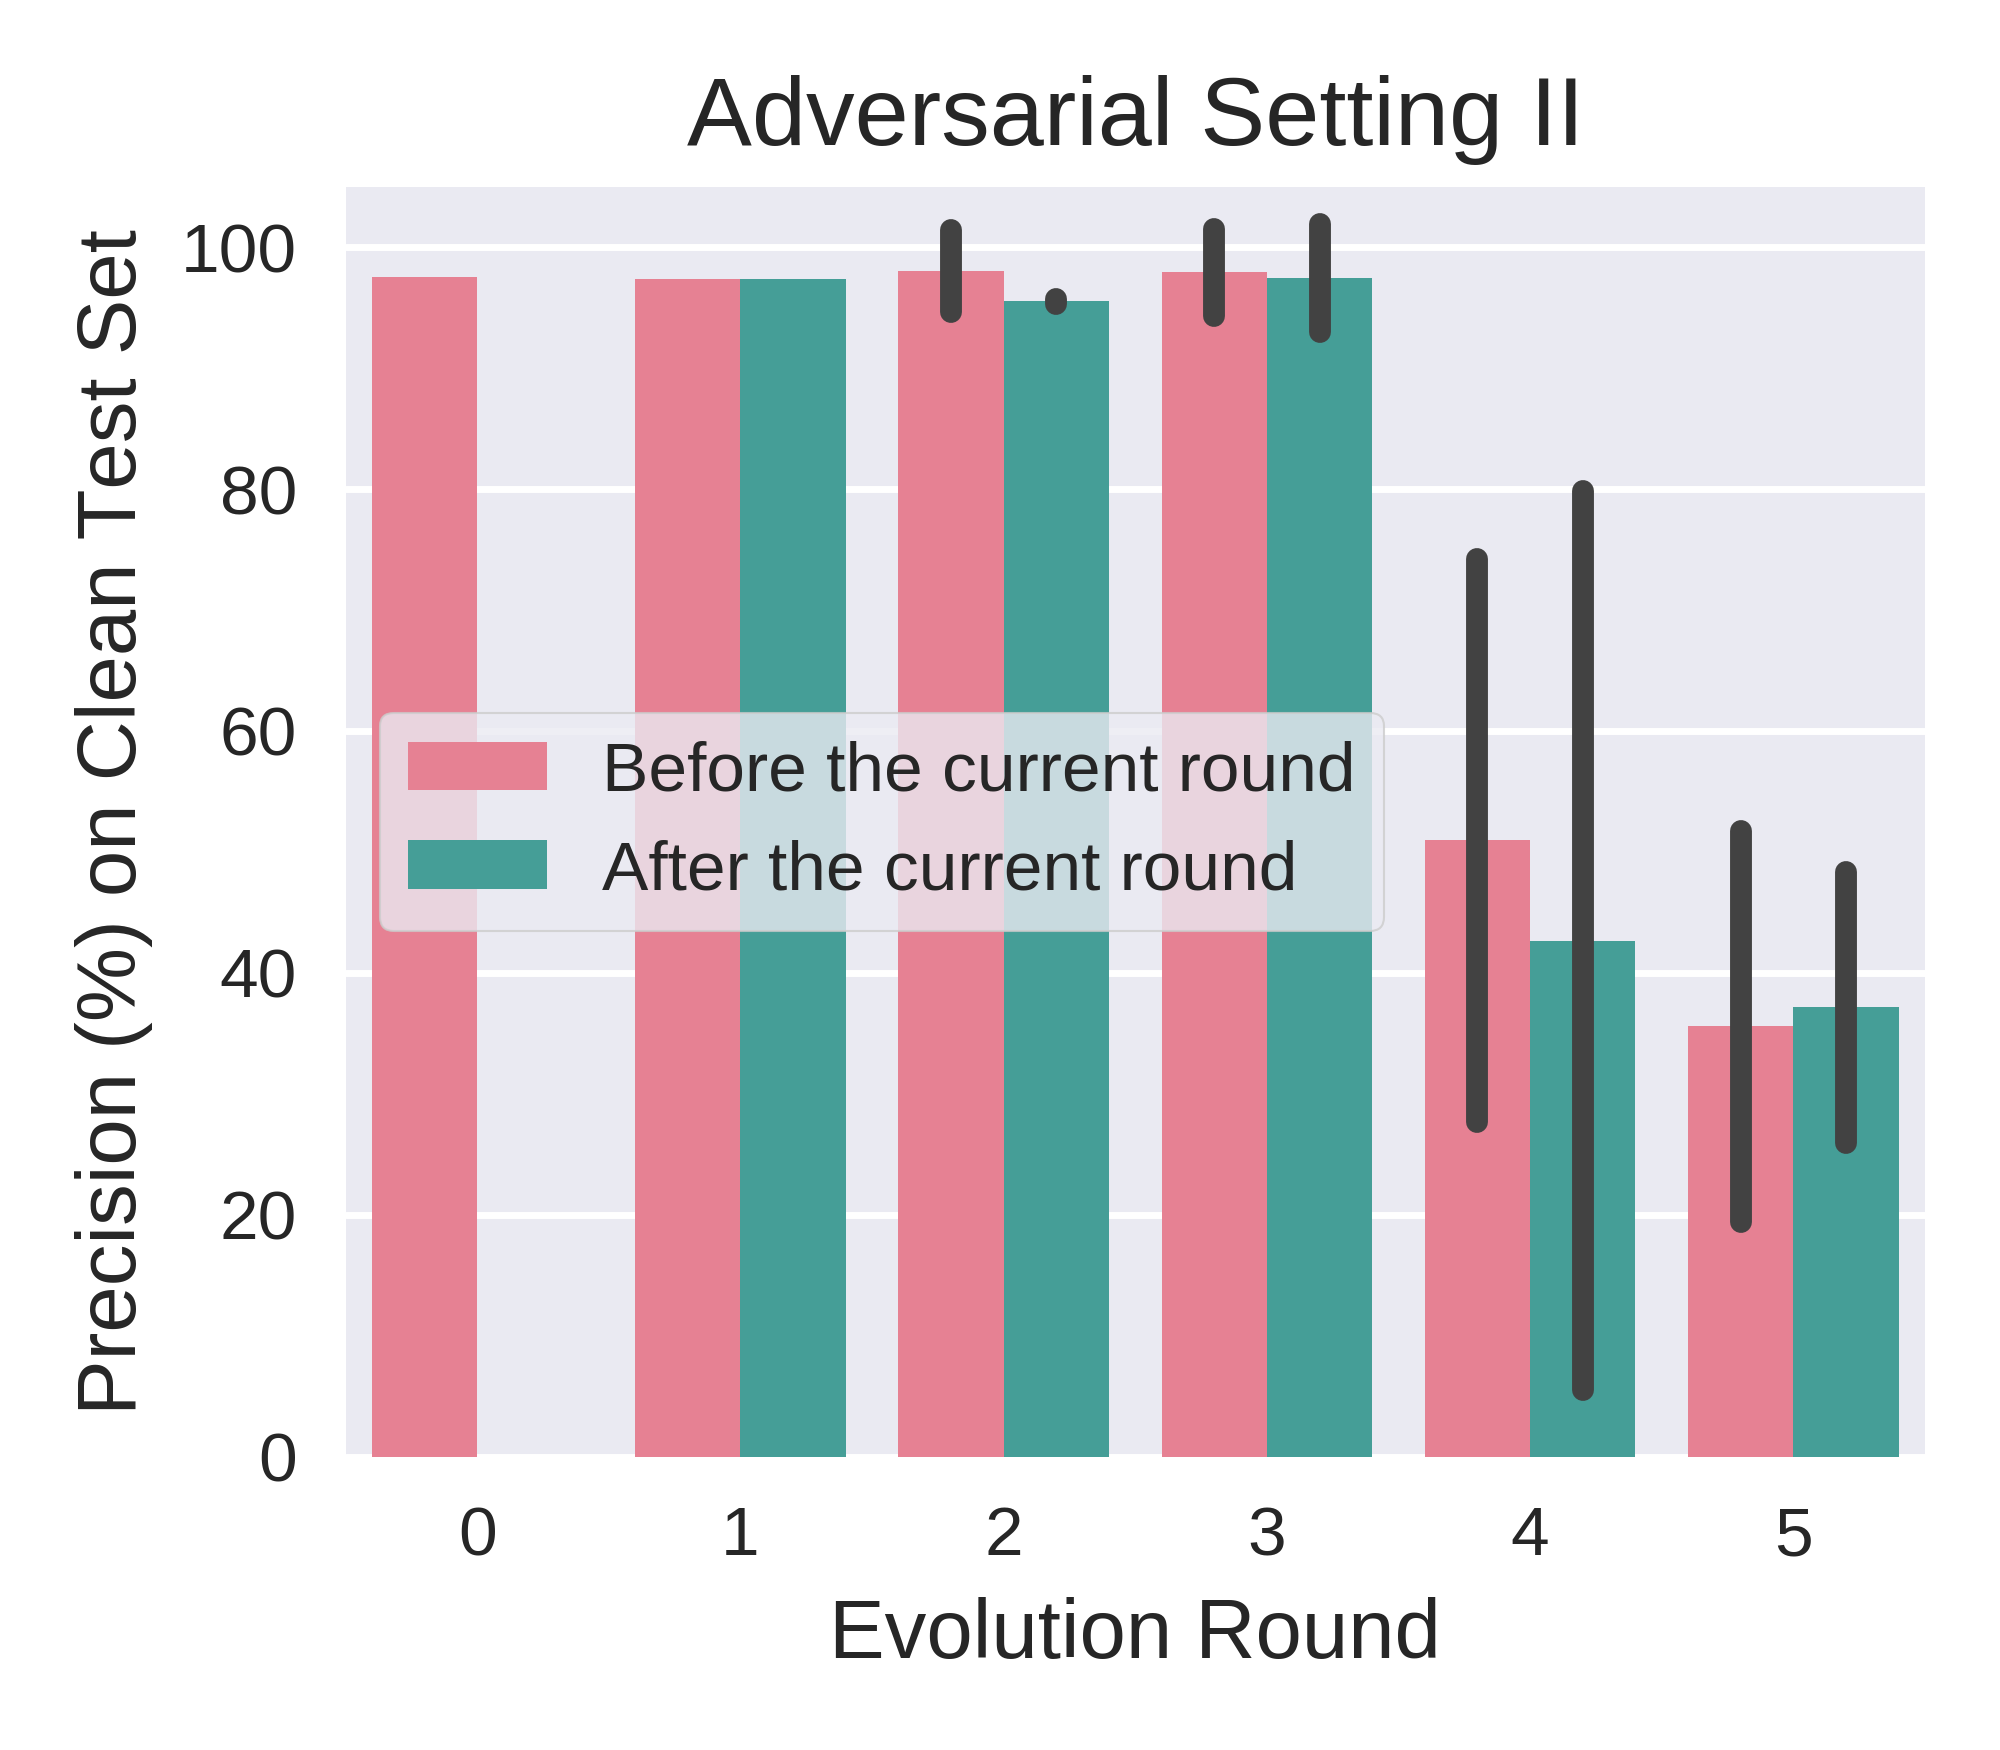

This chart was generated by the following Python code:
import matplotlib.pyplot as plt
import pandas as pd
import seaborn as sns

advset2_rounds05_preevolved_precision_on_cle_file = pd.read_csv('test_precision_on_former_set_list_advset2_round5_seed012.csv')
advset2_rounds05_preevolved_precision_on_cle_df = pd.DataFrame(advset2_rounds05_preevolved_precision_on_cle_file)

advset2_rounds05_preevolved_precision_on_cle_seed_0_df = advset2_rounds05_preevolved_precision_on_cle_df.drop(columns=['seed1','seed2'])  
advset2_rounds05_preevolved_precision_on_cle_seed_0_df.rename(columns={'seed0': 'precision'}, inplace=True)

advset2_rounds05_preevolved_precision_on_cle_seed_1_df = advset2_rounds05_preevolved_precision_on_cle_df.drop(columns=['seed0','seed2'])  
advset2_rounds05_preevolved_precision_on_cle_seed_1_df.rename(columns={'seed1': 'precision'}, inplace=True)

advset2_rounds05_preevolved_precision_on_cle_seed_2_df = advset2_rounds05_preevolved_precision_on_cle_df.drop(columns=['seed0','seed1'])  
advset2_rounds05_preevolved_precision_on_cle_seed_2_df.rename(columns={'seed2': 'precision'}, inplace=True)

print("advset2_rounds05_preevolved_precision_on_cle_df:\n",advset2_rounds05_preevolved_precision_on_cle_df)  
print("advset2_rounds05_preevolved_precision_on_cle_seed_0_df:\n",advset2_rounds05_preevolved_precision_on_cle_seed_0_df)  
print("advset2_rounds05_preevolved_precision_on_cle_seed_1_df:\n",advset2_rounds05_preevolved_precision_on_cle_seed_1_df)  
print("advset2_rounds05_preevolved_precision_on_cle_seed_2_df:\n",advset2_rounds05_preevolved_precision_on_cle_seed_2_df)  



advset2_rounds05_preevolved_precision_on_cle_merge_df = pd.concat([advset2_rounds05_preevolved_precision_on_cle_seed_0_df, advset2_rounds05_preevolved_precision_on_cle_seed_1_df, advset2_rounds05_preevolved_precision_on_cle_seed_2_df])
# advset2_rounds05_preevolved_precision_on_cle_merge_df = pd.concat([advset2_rounds05_preevolved_precision_on_cle_df, advset2_rounds05_preevolved_precision_on_cle_df, advset2_rounds05_preevolved_precision_on_cle_df])

print("advset2_rounds05_preevolved_precision_on_cle_merge_df:\n",advset2_rounds05_preevolved_precision_on_cle_merge_df)  

advset2_rounds05_preevolved_precision_on_cle_merge_df = advset2_rounds05_preevolved_precision_on_cle_merge_df.reset_index(drop=True)

print("advset2_rounds05_preevolved_precision_on_cle_merge_df:\n",advset2_rounds05_preevolved_precision_on_cle_merge_df)  

# advset2_rounds05_preevolved_precision_on_cle_merge_df.rename()

# advset2_rounds051020_TP_on_advmal_df.rename(columns={'TP': 'Value'}, inplace=True)
advset2_rounds05_preevolved_precision_on_cle_merge_df['evolution_label']='Before the current round'    




# sns.set_theme(style="darkgrid")
plt.style.use('seaborn') 
# plt.style.use('default') 
# plt.style.use('seaborn-deep') 

# plt.figure(figsize=(4, 3.5), dpi=500)
_, ax = plt.subplots(nrows=1, ncols=1, figsize=(4, 3.5), tight_layout=True, dpi=500) #dpi=100 分辨率


# sns_plot=sns.lineplot(data=advset2_rounds05_preevolved_precision_on_cle_merge_df, x='round', y='precision', color='b')
sns_plot=sns.barplot(data=advset2_rounds05_preevolved_precision_on_cle_merge_df, x='round', y='precision', color='b')

ax.set_xlabel('Evolution Round', fontsize=12)
ax.set_ylabel('Precision (%) on Clean Test Set', fontsize=12)
ax.set_title('Adversarial Setting II', fontsize=14); 
plt.ylim(-5, 105)
# plt.legend(title=None)
# plt.legend(loc='center left', bbox_to_anchor=(1, 0.5))


savepath = f'/home/huan1932/ARIoTEDef/drawfigure/advset2/round05/precision-on-cle'
# savename = f'line-shadow-figure-advset2-round05-precision-on-adv-seed012'
savename = f'bar-error-figure-advset2-round05-preevolved_precision-on-cle-seed012'

plt.savefig(fname=f'{savepath}/{savename}.png',dpi=500)
plt.close   














#==========================================================
advset2_rounds05_evolved_precision_on_cle_file = pd.read_csv('test_precision_on_later_set_list_advset2_round5_seed012.csv')
advset2_rounds05_evolved_precision_on_cle_df = pd.DataFrame(advset2_rounds05_evolved_precision_on_cle_file)


# 删除最后一行
advset2_rounds05_evolved_precision_on_cle_df = advset2_rounds05_evolved_precision_on_cle_df.drop(advset2_rounds05_evolved_precision_on_cle_df.index[-1])
# x从round1开始显示
advset2_rounds05_evolved_precision_on_cle_df['round'] = advset2_rounds05_evolved_precision_on_cle_df['round'] + 1



advset2_rounds05_evolved_precision_on_cle_seed_0_df = advset2_rounds05_evolved_precision_on_cle_df.drop(columns=['seed1','seed2'])  
advset2_rounds05_evolved_precision_on_cle_seed_0_df.rename(columns={'seed0': 'precision'}, inplace=True)

advset2_rounds05_evolved_precision_on_cle_seed_1_df = advset2_rounds05_evolved_precision_on_cle_df.drop(columns=['seed0','seed2'])  
advset2_rounds05_evolved_precision_on_cle_seed_1_df.rename(columns={'seed1': 'precision'}, inplace=True)

advset2_rounds05_evolved_precision_on_cle_seed_2_df = advset2_rounds05_evolved_precision_on_cle_df.drop(columns=['seed0','seed1'])  
advset2_rounds05_evolved_precision_on_cle_seed_2_df.rename(columns={'seed2': 'precision'}, inplace=True)

print("advset2_rounds05_evolved_precision_on_cle_df:\n",advset2_rounds05_evolved_precision_on_cle_df)  
print("advset2_rounds05_evolved_precision_on_cle_seed_0_df:\n",advset2_rounds05_evolved_precision_on_cle_seed_0_df)  
print("advset2_rounds05_evolved_precision_on_cle_seed_1_df:\n",advset2_rounds05_evolved_precision_on_cle_seed_1_df)  
print("advset2_rounds05_evolved_precision_on_cle_seed_2_df:\n",advset2_rounds05_evolved_precision_on_cle_seed_2_df)  



advset2_rounds05_evolved_precision_on_cle_merge_df = pd.concat([advset2_rounds05_evolved_precision_on_cle_seed_0_df, advset2_rounds05_evolved_precision_on_cle_seed_1_df, advset2_rounds05_evolved_precision_on_cle_seed_2_df])
# advset2_rounds05_evolved_precision_on_cle_merge_df = pd.concat([advset2_rounds05_evolved_precision_on_cle_df, advset2_rounds05_evolved_precision_on_cle_df, advset2_rounds05_evolved_precision_on_cle_df])

print("advset2_rounds05_evolved_precision_on_cle_merge_df:\n",advset2_rounds05_evolved_precision_on_cle_merge_df)  

advset2_rounds05_evolved_precision_on_cle_merge_df = advset2_rounds05_evolved_precision_on_cle_merge_df.reset_index(drop=True)

print("advset2_rounds05_evolved_precision_on_cle_merge_df:\n",advset2_rounds05_evolved_precision_on_cle_merge_df)  

advset2_rounds05_evolved_precision_on_cle_merge_df['evolution_label']='After the current round'    




# sns.set_theme(style="darkgrid")
plt.style.use('seaborn') 
# plt.style.use('default') 
# plt.style.use('seaborn-deep') 

# plt.figure(figsize=(4, 3.5), dpi=500)
_, ax = plt.subplots(nrows=1, ncols=1, figsize=(4, 3.5), tight_layout=True, dpi=500) #dpi=100 分辨率


# sns_plot=sns.lineplot(data=advset2_rounds05_evolved_precision_on_cle_merge_df, x='round', y='precision', color='b')

sns_plot=sns.barplot(data=advset2_rounds05_evolved_precision_on_cle_merge_df, x='round', y='precision', color='b')

ax.set_xlabel('Evolution Round', fontsize=12)
ax.set_ylabel('Precision (%) on Clean Test Set', fontsize=12)
ax.set_title('Adversarial Setting II', fontsize=14); 
plt.ylim(-5, 105)
# plt.xlim(1, 105)

savepath = f'/home/huan1932/ARIoTEDef/drawfigure/advset2/round05/precision-on-cle'
# savename = f'line-shadow-figure-advset2-round05-precision-on-adv-seed012'
savename = f'bar-error-figure-advset2-round05-evolved_precision-on-cle-seed012'

plt.savefig(fname=f'{savepath}/{savename}.png',dpi=500)
plt.close   


#======================================================


















advset2_rounds05_precision_on_cle_merge_df = pd.concat([advset2_rounds05_preevolved_precision_on_cle_merge_df,advset2_rounds05_evolved_precision_on_cle_merge_df])





plt.style.use('seaborn') 
_, ax = plt.subplots(nrows=1, ncols=1, figsize=(4, 3.5), tight_layout=True, dpi=500)

sns_plot=sns.barplot(data=advset2_rounds05_precision_on_cle_merge_df, x='round', y='precision', hue="evolution_label", palette="husl",errorbar="sd")

ax.set_xlabel('Evolution Round', fontsize=12)
ax.set_ylabel('Precision (%) on Clean Test Set', fontsize=12)
ax.set_title('Adversarial Setting II', fontsize=14); 
plt.ylim(0, 105)
plt.legend(title=None)
# plt.legend(loc='center left', bbox_to_anchor=(1, 0.5))
plt.legend(loc='center left',frameon=True)
# plt.legend(loc='upper center', bbox_to_anchor=(0.5, -0.2))


savepath = f'/home/huan1932/ARIoTEDef/drawfigure/advset2/round05/precision-on-cle'
savename = f'bar-error-figure-advset2-round05-precision-on-cle-seed012'

plt.savefig(fname=f'{savepath}/{savename}.png',dpi=500)
plt.close   